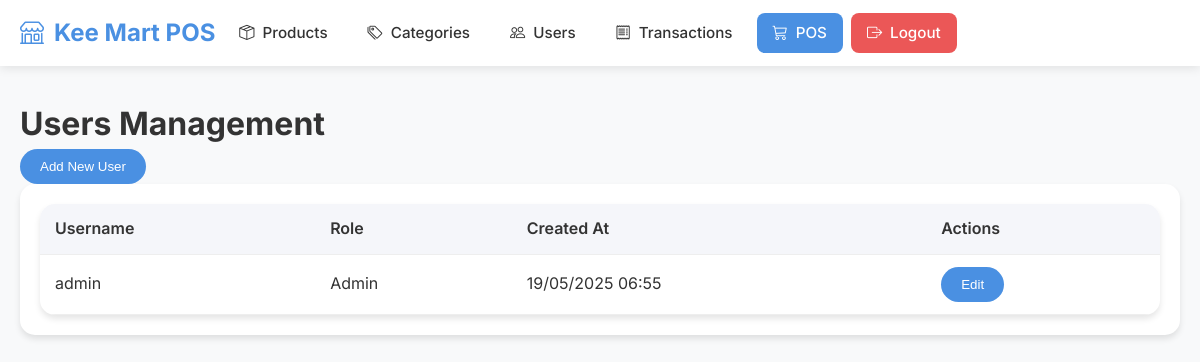
/users.php (signed in), run on the app's committed database.
### tables this page shows
CREATE TABLE IF NOT EXISTS `users` (
  `id` int NOT NULL AUTO_INCREMENT,
  `username` varchar(50) NOT NULL,
  `password` varchar(255) NOT NULL,
  `role` enum('admin','cashier') NOT NULL,
  `created_at` timestamp NULL DEFAULT CURRENT_TIMESTAMP,
  PRIMARY KEY (`id`),
  UNIQUE KEY `username` (`username`)
);

### users.php (the view, shortened to what this page needs)
<?php
require_once 'config/database.php';
$query = "SELECT * FROM users ORDER BY username";
$users = mysqli_query($conn, $query);
?>
<?php include 'views/common/header.php'; ?>
<div class="content-header">
    <h1>Users Management</h1>
    <button class="btn btn-primary" onclick="showAddForm()">Add New User</button>
</div>
<div class="card">
    <div class="table-container">
        <table class="table">
            <thead>
                <tr>
                    <th>Username</th>
                    <th>Role</th>
                    <th>Created At</th>
                    <th>Actions</th>
                </tr>
            </thead>
            <tbody>
                <?php while ($user = mysqli_fetch_assoc($users)): ?>
                <tr>
                    <td><?php echo htmlspecialchars($user['username']); ?></td>
                    <td><?php echo ucfirst($user['role']); ?></td>
                    <td><?php echo date('d/m/Y H:i', strtotime($user['created_at'])); ?></td>
                    <td>
                        <button class="btn btn-primary" onclick="editUser(<?php echo htmlspecialchars(json_encode($user)); ?>)">Edit</button>
                    </td>
                </tr>
                <?php endwhile; ?>
            </tbody>
        </table>
    </div>
</div>
<?php include 'views/common/footer.php'; ?>

### assets/css/style.css (style rules this page uses)
:root { --primary-color: #4A90E2; --secondary-color: #5C6AC4; --success-color: #27AE60; --danger-color: #EB5757; --warning-color: #F2C94C; --dark-color: #333333; --light-color: #F5F6FA; --border-radius: 15px; --box-shadow: 0 4px 6px rgba(0, 0, 0, 0.1); }
* { margin: 0; padding: 0; box-sizing: border-box; }
body { font-family: 'Inter', -apple-system, BlinkMacSystemFont, sans-serif; line-height: 1.6; background-color: #f8f9fa; color: var(--dark-color); }
.card { background: white; border-radius: var(--border-radius); box-shadow: var(--box-shadow); padding: 20px; margin-bottom: 20px; }
.btn { display: inline-block; padding: 10px 20px; border-radius: 25px; border: none; cursor: pointer; font-weight: 500; transition: all 0.3s ease; text-decoration: none; }
.btn-primary { background-color: var(--primary-color); color: white; }
.table-container { border-radius: var(--border-radius); overflow: hidden; background: white; box-shadow: var(--box-shadow); }
.table { width: 100%; border-collapse: collapse; }
.table th, .table td { padding: 12px 15px; text-align: left; border-bottom: 1px solid #eee; }
.table th { background-color: var(--light-color); font-weight: 600; }

### data on the page
users: username "admin", role "Admin", created_at "19/05/2025 06:55"
